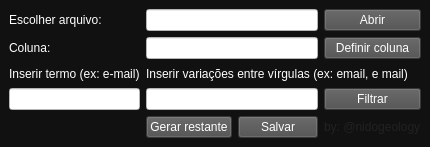
<?xml version="1.0" encoding="UTF-8"?>
<ui version="4.0">
 <class>MainWindow</class>
 <widget class="QMainWindow" name="MainWindow">
  <property name="geometry">
   <rect>
    <x>0</x>
    <y>0</y>
    <width>399</width>
    <height>147</height>
   </rect>
  </property>
  <property name="windowTitle">
   <string>Filtrar planilha</string>
  </property>
  <property name="styleSheet">
   <string notr="true">background-color: rgb(17, 17, 17);
font: 8pt &quot;Tahoma&quot;;
color: rgb(255, 255, 255);
</string>
  </property>
  <widget class="QWidget" name="centralwidget">
   <layout class="QGridLayout" name="gridLayout">
    <item row="3" column="1" colspan="3">
     <widget class="QLabel" name="labelVariantes">
      <property name="text">
       <string>Inserir variações entre vírgulas (ex: email, e mail) </string>
      </property>
     </widget>
    </item>
    <item row="1" column="3">
     <widget class="QPushButton" name="btnSetColumn">
      <property name="styleSheet">
       <string notr="true">background-color: rgb(77, 77, 77);</string>
      </property>
      <property name="text">
       <string>Definir coluna</string>
      </property>
     </widget>
    </item>
    <item row="0" column="3">
     <widget class="QPushButton" name="btnOpenFile">
      <property name="styleSheet">
       <string notr="true">background-color: rgb(77, 77, 77);</string>
      </property>
      <property name="text">
       <string>Abrir</string>
      </property>
     </widget>
    </item>
    <item row="4" column="3">
     <widget class="QPushButton" name="btnFilter">
      <property name="styleSheet">
       <string notr="true">background-color: rgb(77, 77, 77);
border-color: rgb(255, 255, 255);</string>
      </property>
      <property name="text">
       <string>Filtrar</string>
      </property>
     </widget>
    </item>
    <item row="3" column="0">
     <widget class="QLabel" name="labelTermo">
      <property name="text">
       <string>Inserir termo (ex: e-mail)</string>
      </property>
     </widget>
    </item>
    <item row="4" column="1" colspan="2">
     <widget class="QLineEdit" name="inputVariantes">
      <property name="styleSheet">
       <string notr="true">background-color: rgb(255, 255, 255);</string>
      </property>
     </widget>
    </item>
    <item row="0" column="1" colspan="2">
     <widget class="QLineEdit" name="inputChooseFile">
      <property name="styleSheet">
       <string notr="true">background-color: rgb(255, 255, 255);</string>
      </property>
     </widget>
    </item>
    <item row="4" column="0">
     <widget class="QLineEdit" name="inputTermo">
      <property name="styleSheet">
       <string notr="true">background-color: rgb(255, 255, 255);</string>
      </property>
     </widget>
    </item>
    <item row="1" column="0">
     <widget class="QLabel" name="labelColuna">
      <property name="text">
       <string>Coluna:</string>
      </property>
     </widget>
    </item>
    <item row="0" column="0">
     <widget class="QLabel" name="labelOpen">
      <property name="text">
       <string>Escolher arquivo:</string>
      </property>
     </widget>
    </item>
    <item row="1" column="1" colspan="2">
     <widget class="QLineEdit" name="inputColuna">
      <property name="styleSheet">
       <string notr="true">background-color: rgb(255, 255, 255);</string>
      </property>
     </widget>
    </item>
    <item row="5" column="3">
     <widget class="QLabel" name="label">
      <property name="styleSheet">
       <string notr="true">font: 8pt &quot;Comic Sans MS&quot;;
color: rgb(33, 33, 33);</string>
      </property>
      <property name="text">
       <string>by: @nidogeology</string>
      </property>
     </widget>
    </item>
    <item row="5" column="2">
     <widget class="QPushButton" name="btnSaveFile">
      <property name="styleSheet">
       <string notr="true">background-color: rgb(77, 77, 77);</string>
      </property>
      <property name="text">
       <string>Salvar</string>
      </property>
     </widget>
    </item>
    <item row="5" column="1">
     <widget class="QPushButton" name="btnRest">
      <property name="styleSheet">
       <string notr="true">background-color: rgb(77, 77, 77);</string>
      </property>
      <property name="text">
       <string>Gerar restante</string>
      </property>
     </widget>
    </item>
   </layout>
   <zorder>btnFilter</zorder>
   <zorder>labelTermo</zorder>
   <zorder>inputTermo</zorder>
   <zorder>inputVariantes</zorder>
   <zorder>labelVariantes</zorder>
   <zorder>inputChooseFile</zorder>
   <zorder>labelOpen</zorder>
   <zorder>labelColuna</zorder>
   <zorder>inputColuna</zorder>
   <zorder>btnSetColumn</zorder>
   <zorder>btnOpenFile</zorder>
   <zorder>label</zorder>
   <zorder>btnSaveFile</zorder>
   <zorder>btnRest</zorder>
  </widget>
 </widget>
 <tabstops>
  <tabstop>inputChooseFile</tabstop>
  <tabstop>btnOpenFile</tabstop>
  <tabstop>inputColuna</tabstop>
  <tabstop>btnSetColumn</tabstop>
  <tabstop>inputTermo</tabstop>
  <tabstop>inputVariantes</tabstop>
  <tabstop>btnFilter</tabstop>
 </tabstops>
 <resources/>
 <connections/>
</ui>
